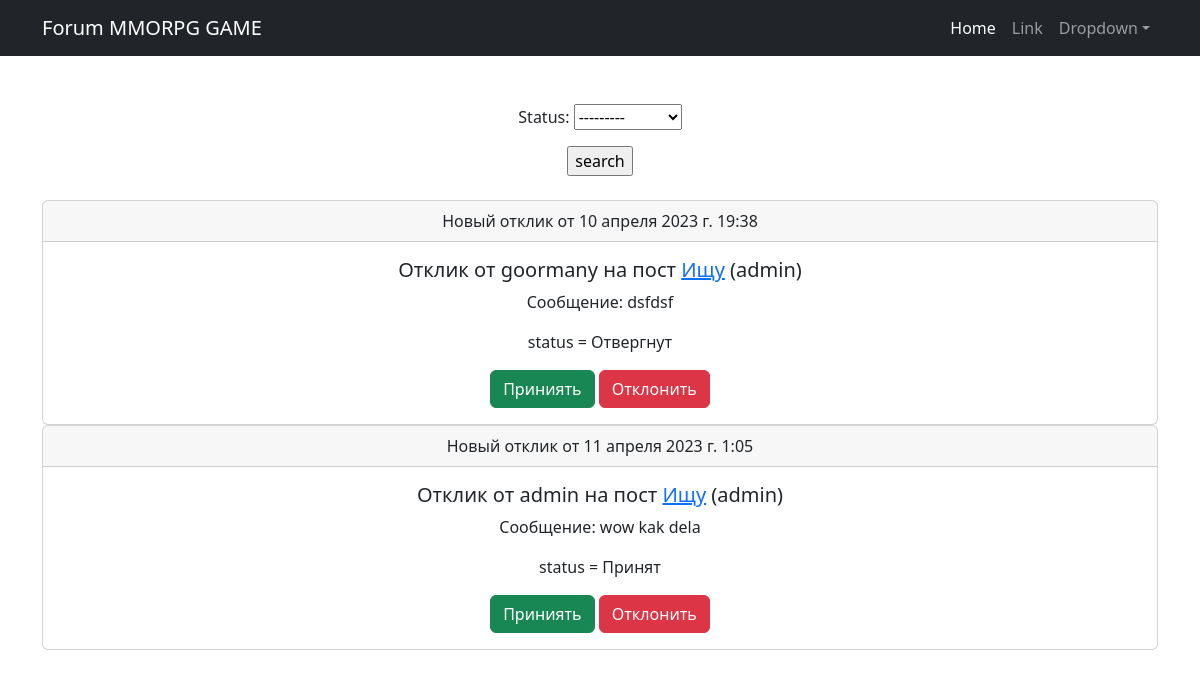
/responses/ (signed in), run on the app's committed database.
### board/models.py (models this page shows, shortened)
class ResponsePost(models.Model):
    accept = 'A'
    denied = 'D'
    no_answer = 'N'
    POSITION = [
        (accept, 'Принята'),
        (denied, 'Отклонена'),
        (no_answer, 'Ожидание')
    ]
    post = models.ForeignKey(Post, on_delete=models.CASCADE)
    user_sender = models.ForeignKey(User, on_delete=models.CASCADE)
    status = models.CharField(max_length=1, default=no_answer, choices=POSITION)
    text = models.TextField(max_length=128)
    date_created = models.DateTimeField(auto_now_add=True)
    class Meta:
        verbose_name = 'Отклик'
        verbose_name_plural = 'Отклики'

class Post(models.Model):
    author_post = models.ForeignKey(Author, on_delete=models.CASCADE)
    title = models.CharField(max_length=128, blank=False, null=False)
    is_published = models.BooleanField(default=True)
    text = models.TextField(max_length=2048)
    category = models.ManyToManyField(Category)
    date_created = models.DateTimeField(auto_now_add=True)
    respond = models.ManyToManyField(User, through='ResponsePost', related_name='post_responses')
    class Meta:
        verbose_name = 'Объявление'
        verbose_name_plural = 'Объявления'

class Author(models.Model):
    author_user = models.OneToOneField(User, on_delete=models.CASCADE)
    def __str__(self):
        return self.author_user.username
    class Meta:
        verbose_name = ('Автор')
        verbose_name_plural = ('Авторы')

### board/views.py (the view, shortened to what this page needs)
# urls.py: path('responses/', ResponceListView.as_view(), name='responses_list'),
class ResponceListView(LoginRequiredMixin, ListView):
    model = ResponsePost
    template_name = 'respond_list.html'
    context_object_name = 'rr'
    def get_context_data(self, **kwargs):
        context = super().get_context_data(**kwargs)
        context['filterset'] = self.filterset
        status = self.request.GET.get('status')
        if status == 'D':
            context['rrr'] = ResponsePost.objects.filter(post__author_post=self.request.user.id, status=status)
        elif status == 'A':
            context['rrr'] = ResponsePost.objects.filter(post__author_post=self.request.user.id, status=status)
        elif status == 'N':
            context['rrr'] = ResponsePost.objects.filter(post__author_post=self.request.user.id, status=status)
        else:
            context['rrr'] = ResponsePost.objects.filter(post__author_post=self.request.user.id)
        return context
    def get_queryset(self):
        queryset = super().get_queryset()
        self.filterset = RequestsFilter(self.request.GET, queryset)
        return self.filterset.qs

### templates/respond_list.html (shortened to what this page needs)
<!DOCTYPE html>
{% extends 'default.html' %}
{% block content %}
    <form method="get">
       {{ filterset.form.as_p }}
       <input type="submit" value="search" />
    </form>
<br>
    {% if rrr %}
        {% for response in rrr %}
                  <div class="card">
                    <div class="card-header">
                      Новый отклик от {{ response.date_created }}
                    </div>
                    <div class="card-body">
                      <h5 class="card-title">Отклик от {{response.user_sender}} на пост <a href="{% url 'post_detail' response.post.id %}">{{response.post.title}}</a> ({{response.post.author_post}})</h5>
                      <p class="card-text">Сообщение: {{response.text}}</p>
                      {% if response.status == "N" %}
                        <p>status = Ожидание</p>
                      {% elif response.status == "A" %}
                        <p>status = Принят</p>
                      {% elif response.status == "D" %}
                        <p>status = Отвергнут</p>
                      {% endif %}
                      <form method="post">
                          <button name="action" class="btn btn-success" value="acceptR">Приниять</button>
                          <button name="action" class="btn btn-danger" value="deniedR">Отклонить</button>
                      </form>
                    </div>
                  </div>
        {% endfor %}
    {% else %}
        <h2>Нет откликов</h2>
    {% endif %}
{% endblock %}

### data on the page
ResponsePost: date_created "10 апреля 2023 г. 19:38", user_sender "goormany", post "Ищу", post.author_post "admin", text "dsfdsf", status "status = Отвергнут"
ResponsePost: date_created "11 апреля 2023 г. 1:05", user_sender "admin", post "Ищу", post.author_post "admin", text "wow kak dela", status "status = Принят"
